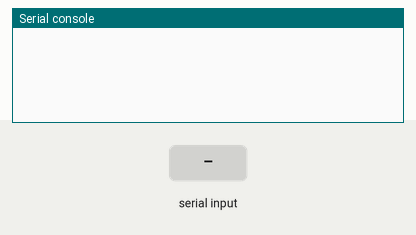
Simulated run of this program. Board: Raspberry Pi Pico running MicroPython. Parts: the last lines printed to the serial console. The inputs (shaded band) are chosen by the test bench.

Above: at 1.2 s.
1.3 s: "4" typed at the serial console, then Enter
At 1.8 s:
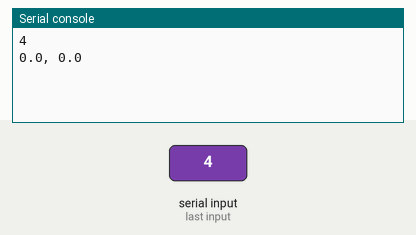
2.8 s: "5" typed at the serial console, then Enter
At 4.1 s:
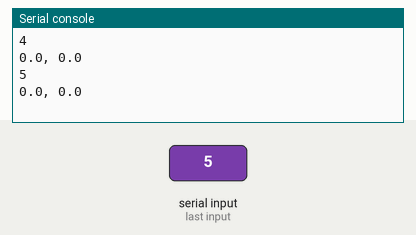

The program:

main1_test.py
```python
"""
Test version - Communication only, no robot control
Rename this script to main.py, then upload to the pico board for testing.
"""

import sys
import select
from machine import freq
from utime import ticks_us, ticks_diff

# SETUP
# Overclock
freq(300_000_000)  # Pico 2 original: 150_000_000

# Create a poll to receive messages from host machine
cmd_vel_listener = select.poll()
cmd_vel_listener.register(sys.stdin, select.POLLIN)

target_lin_vel, target_ang_vel = 0.0, 0.0
claw_dir, arm_dir = 0, 0
tic = ticks_us()
message_count = 0

# Print removed - interferes with serial communication
# print("Pico ready! (TEST MODE - No robot control)")

# LOOP
while True:
    event = cmd_vel_listener.poll()  # wait until receive message (blocking - prevents buffer clogging)
    for msg, _ in event:  # read message
        buffer = [x.strip() for x in msg.readline().strip().split(",")]  # strip whitespace from each element
        if len(buffer) == 4:
            try:
                target_lin_vel = float(buffer[0])
                target_ang_vel = float(buffer[1])
                claw_dir = int(buffer[2])
                arm_dir = int(buffer[3])
                message_count += 1
                # NOTE: Print statements removed - they interfere with serial feedback communication
                # If you need debugging, use a separate serial connection or reduce feedback rate
            except ValueError as e:
                # Silently handle parse errors to avoid serial interference
                pass

    # NO robot control - just echo back what we received
    # (In real version, this would be: diff_driver.set_vels(...) and arm_controller calls)

    # send feedback to host machine (echo received values as "measured" values)
    toc = ticks_us()
    if ticks_diff(toc, tic) >= 10000:  # 10ms = 100Hz feedback rate
        # Echo back the received values as if they were measured
        meas_lin_vel = target_lin_vel
        meas_ang_vel = target_ang_vel
        out_msg = f"{meas_lin_vel}, {meas_ang_vel}\n"
        sys.stdout.write(out_msg)
        tic = toc
```

Measured:
- after the input at 1.3 s, the serial console: prints a new line at once (image 1)
- after the input at 2.8 s, the serial console: prints a new line at once (image 2)
